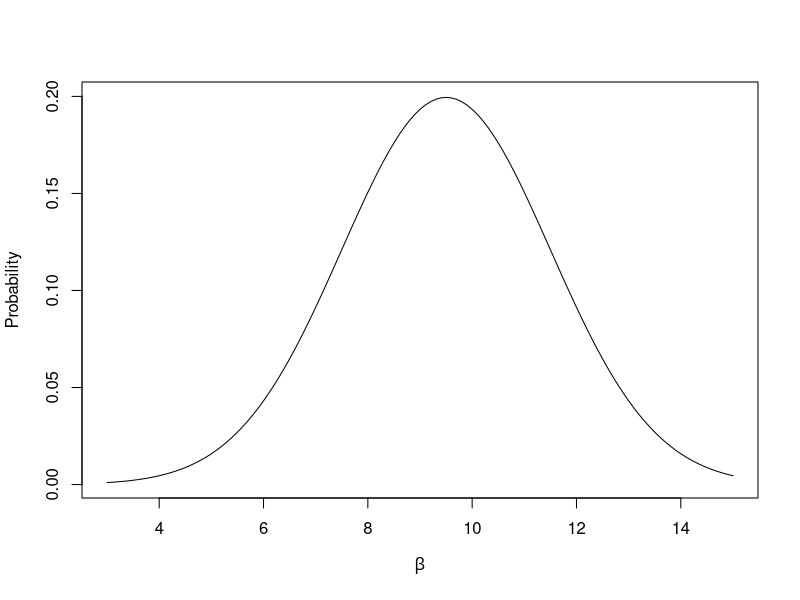
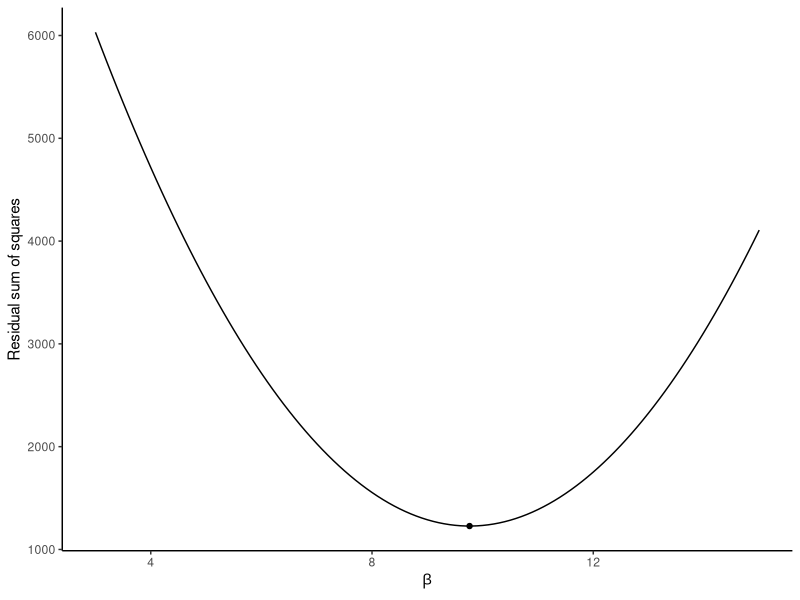
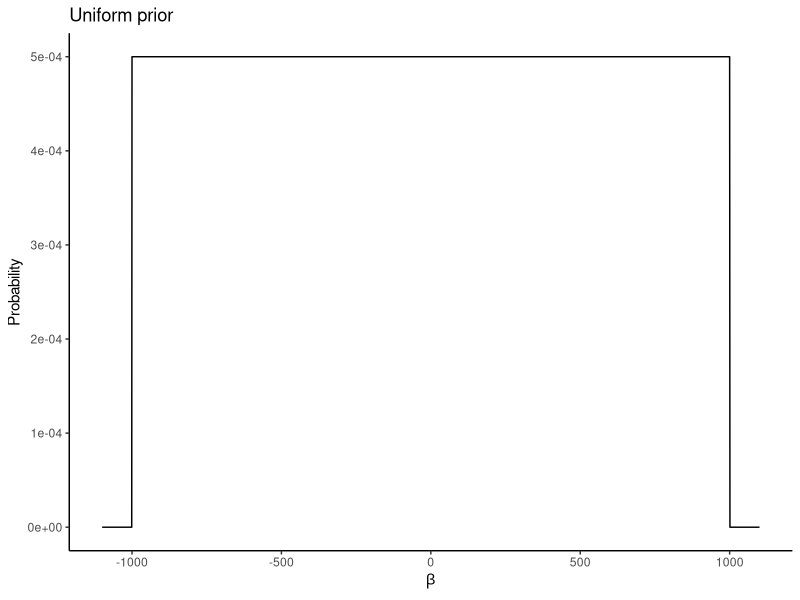
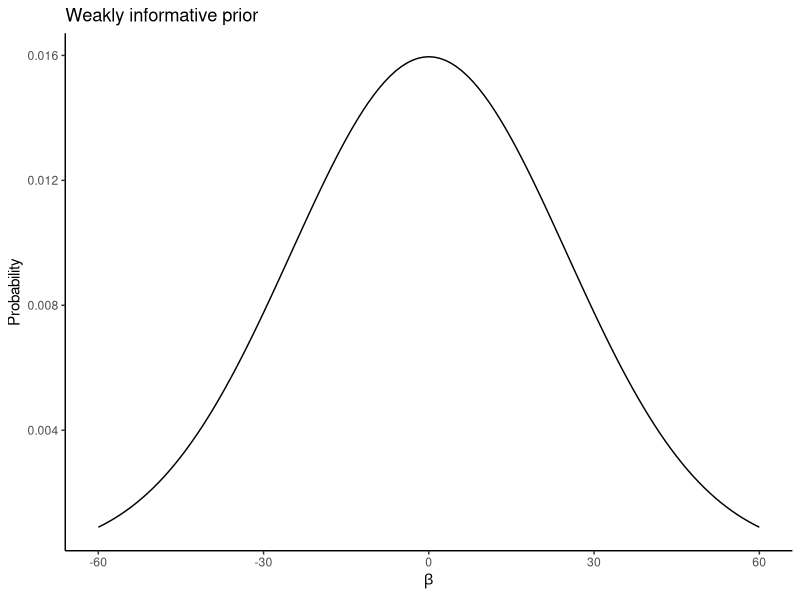

These figures' R source, in order:
## ---- chunk 1
library(tidyverse)
theme_set(theme_classic())
## ---- chunk 2
data("ToothGrowth")
head(ToothGrowth)
## ---- chunk 3
linreg <- lm(len ~ dose, data = ToothGrowth)
## ---- chunk 4
coef(summary(linreg))
confint(linreg)
## ---- chunk 5
coef(summary(linreg))
## ---- chunk 6
confint(linreg)
## ---- chunk 7
val <- seq(from = 3, to = 15, by = .1)
plot(val, dnorm(val, mean = 9.5, sd = 2), type = "l",
     xlab = expression(beta), ylab = "Probability")
## ---- chunk 8
plot_df <- ToothGrowth %>% 
  mutate(beta0 = 7.4225, beta = list(seq(from = 3, to = 15, by = .1))) %>% 
  unnest(cols = beta) %>% 
  mutate(yhat = beta0 + beta * dose) %>% 
  group_by(beta) %>% 
  summarise(rss = sum((len - yhat)^2), .groups = "drop")

ggplot(plot_df, aes(x = beta, y = rss)) + 
  geom_line() + 
  geom_point(data = tibble(beta = coef(linreg)[[2]], rss = sum(residuals(linreg)^2))) +
  xlab(expression(beta)) +
  ylab("Residual sum of squares")
## ---- chunk 9
tibble(beta = seq(from = -1100, to = 1100, by = 1)) %>% 
  mutate(p = dunif(beta, min = -1000, max = 1000)) %>% 
  ggplot(aes(x = beta, y = p)) + 
  geom_line() + 
  ggtitle("Uniform prior") + 
  xlab(expression(beta)) + 
  ylab("Probability")
## ---- chunk 10
tibble(beta = seq(from = -60, to = 60, by = 1)) %>% 
  mutate(p = dnorm(beta, sd = 25)) %>% 
  ggplot(aes(x = beta, y = p)) + 
  geom_line() + 
  ggtitle("Weakly informative prior") + 
  xlab(expression(beta)) + 
  ylab("Probability")
## ---- chunk 11
tibble(beta = c(1, 2, 3), Probability = c(4.5, 9, 7)) %>% 
  knitr::kable()
## ---- chunk 12
tibble(beta = c(1, 2, 3), Probability = c(4.5, 9, 7)) %>% 
  mutate(`Normalized prob.` = Probability / sum(Probability)) %>% 
  knitr::kable(digits = 2)
